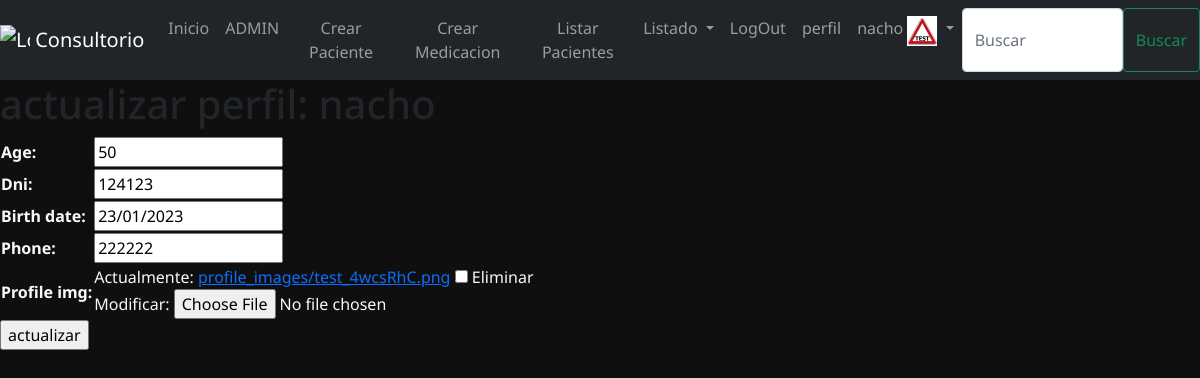
The page /update-profile/ (signed in) on the database as committed earlier.
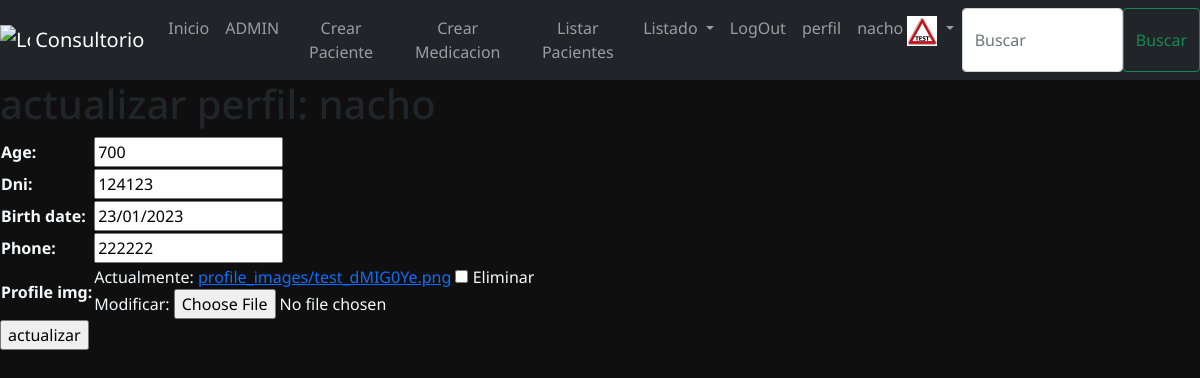
The same page on the database as committed later.
### users/models.py (models this page shows, shortened)
class UserProfile(models.Model):
    user = models.OneToOneField(User, on_delete=models.CASCADE, related_name = "profile")
    age = models.IntegerField(null = True, blank=True)
    dni = models.IntegerField(null = True, blank=True)
    birth_date = models.DateField(null = True, blank=True)
    affiliate_code = models.IntegerField(null = True, blank=True)
    phone = models.CharField(null = True, blank=True, max_length=100)
    profile_img = models.ImageField(upload_to="profile_images", null = True, blank=True)
    class Meta:
        verbose_name = 'Perfil'
        verbose_name_plural = 'Perfiles'

### users/views.py (the view, shortened to what this page needs)
# urls.py: path("update-profile/", update_user_profile),
def update_user_profile(request):
    if request.method == "GET":
        form = UserProfileForm(initial={
            "age" : request.user.profile.age,
            "dni" : request.user.profile.dni,
            "birth_date" :request.user.profile.birth_date,
            "phone" : request.user.profile.phone,
            "profile_img" : request.user.profile.profile_img,
        })
        context = {
            "form": form
        }
        return render(request, "users/update_profile.html", context=context)

### users/forms.py
class UserProfileForm(forms.ModelForm):
    class Meta:
            model = UserProfile
            fields = ["age", "dni", "birth_date", "phone", "profile_img"]

### Templates/users/update_profile.html (shortened to what this page needs)
{% extends 'base.html' %}
{% block content %}
{%  if form  %}
<h1>actualizar perfil: {{user.username}} </h1>
<form class="text-light" method="POST" enctype="multipart/form-data">
    <table>
        {{form.as_table}}
    </table>
    <input type="submit" value="actualizar">
</form>
{% endif %}
{% endblock %}

Rows that differ between the two databases and show on the page:
changed UserProfile: age "50" → "700"
Other text that changed with them:
text no longer shown: "Age: Dni: Birth date: Phone: Profile img: Actualmente: profile_images/test_4wcsRhC.png Eliminar Modificar:"
text now shown: "Age: Dni: Birth date: Phone: Profile img: Actualmente: profile_images/test_dMIG0Ye.png Eliminar Modificar:"
